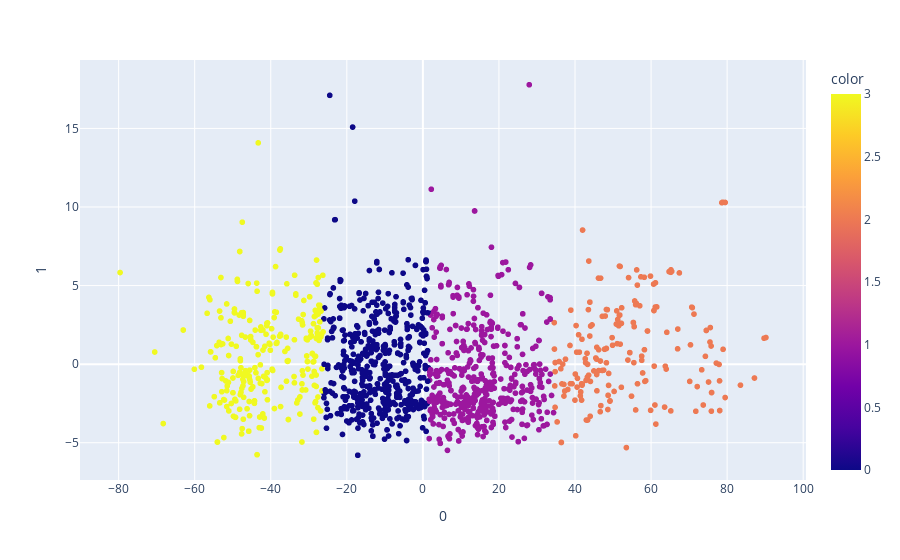

Notebook cell for this chart:
### Markdown cell above
**Visualizing Cluster Analysis results using PCA**

### Code cell
#Visualizing cluster data using PCA
import plotly.express as px
from sklearn.decomposition import PCA

X = df[columstoscale]
pca = PCA(n_components=5)
components = pca.fit_transform(X)
fig = px.scatter(components, x=0, y=1, color=df['cluster'])
fig.show()

### Figure 1 — Plotly figure (JSON) as saved in the notebook; plotly's stock layout.template omitted (floating-point values rounded to 4 significant figures; data arrays with more than 128 entries replaced by an {"elided": "..."} marker saying what was removed)
{"data": [{"hovertemplate": "0=%{x}<br>1=%{y}<br>color=%{marker.color}<extra></extra>", "legendgroup": "", "marker": {"color": {"elided": "1610 int values"}, "coloraxis": "coloraxis", "symbol": "circle"}, "mode": "markers", "name": "", "showlegend": false, "type": "scattergl", "x": {"elided": "1610 float values"}, "xaxis": "x", "y": {"elided": "1610 float values"}, "yaxis": "y"}], "layout": {"autosize": true, "coloraxis": {"colorbar": {"title": {"text": "color"}}, "colorscale": [[0, "#0d0887"], [0.1111, "#46039f"], [0.2222, "#7201a8"], [0.3333, "#9c179e"], [0.4444, "#bd3786"], [0.5556, "#d8576b"], [0.6667, "#ed7953"], [0.7778, "#fb9f3a"], [0.8889, "#fdca26"], [1, "#f0f921"]]}, "legend": {"tracegroupgap": 0}, "margin": {"t": 60}, "xaxis": {"anchor": "y", "autorange": true, "domain": [0, 1], "range": [-89.82, 100.4], "title": {"text": "0"}, "type": "linear"}, "yaxis": {"anchor": "x", "autorange": true, "domain": [0, 1], "range": [-7.622, 19.6], "title": {"text": "1"}, "type": "linear"}}}
